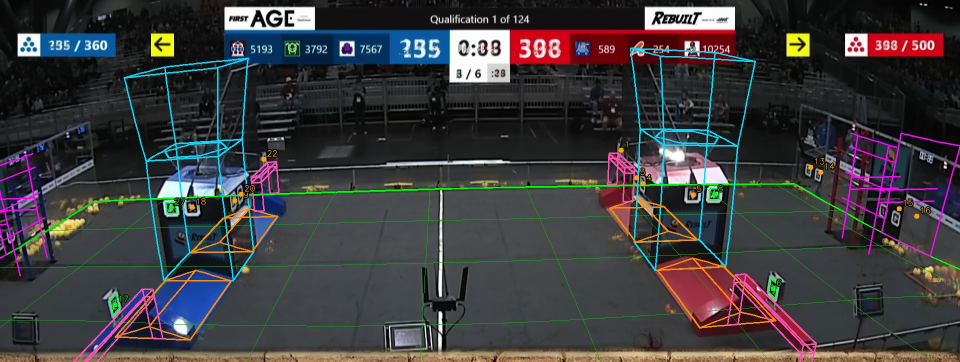
#> input picture docs/blog/img/calib_main_2026cur.jpg, 1920 x 723 px, found by its file name (shown at 1/2 size); its folder holds 8 pictures in this run
$ python combine.py
#> lines starting #> are read from the running program, lines starting #| are printed output that depends on the picture
"""Stack blog images into combined figures (Chief Delphi upload limit). Run from docs/blog."""
import os
from PIL import Image

BG, GAP, W = (13, 18, 32), 28, 2000

def load(p):
#> called with p = 'calib_main_2026cur.jpg'
    return Image.open(os.path.join('img', p)).convert('RGB')
#> returned value is the input picture: PIL image 1920x723 RGB; mean R, G, B 61.1, 60, 62.1
#> call 2 of load, with p = 'calib_corner_2025hop.jpg'
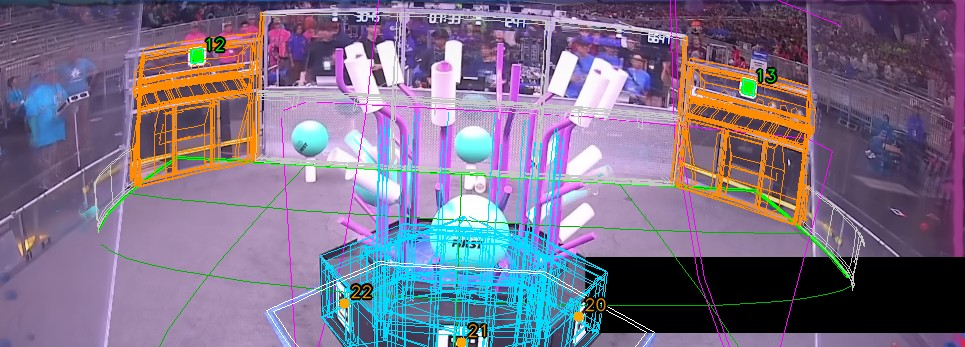
#> input picture docs/blog/img/calib_corner_2025hop.jpg, 965 x 347 px, found by its file name
#> in load, returned value is the input picture: PIL image 965x347 RGB; mean R, G, B 123.1, 111.7, 136.3

def scale_w(im, w):
    return im.resize((w, round(im.height * w / im.width)), Image.LANCZOS)

def row(ims, w=W, gap=GAP):
    """Side by side at a common height, filling width w."""
#> called with w = 2000, gap = 28
    ratios = [i.width / i.height for i in ims]
#> ratios = [2.66, 2.78]
    h = round((w - gap * (len(ims) - 1)) / sum(ratios))
#> h = 363
    out = Image.new('RGB', (w, h), BG); x = 0
#> after `out = Image.new('RGB', (w, h), BG)`:
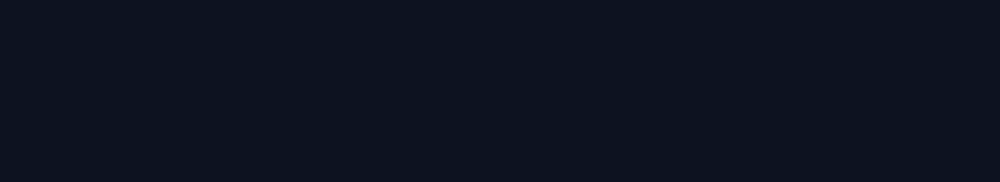
#> out: PIL image 2000x363 RGB (shown at 1/2 size); mean R, G, B 13, 18, 32
    for i, r in zip(ims, ratios):
        iw = round(h * r); out.paste(i.resize((iw, h), Image.LANCZOS), (x, 0)); x += iw + gap
#> this loop made 2 passes
#> (r, iw, x) on passes 1 to 2: (2.66, 964, 992), (2.78, 1009, 2029)
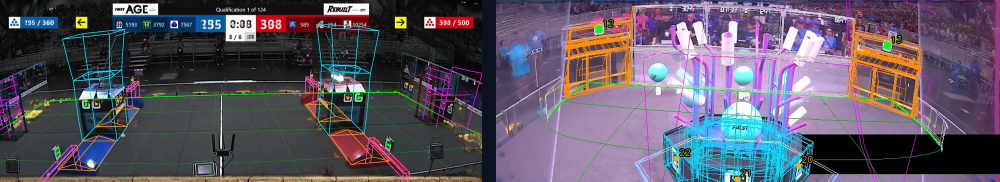
#> out: PIL image 2000x363 RGB (shown at 1/2 size); mean R, G, B 91.7, 85.5, 99.1
#> after the loop, x = 2029
#> call 3 of load, with p = 'calib_events.png'
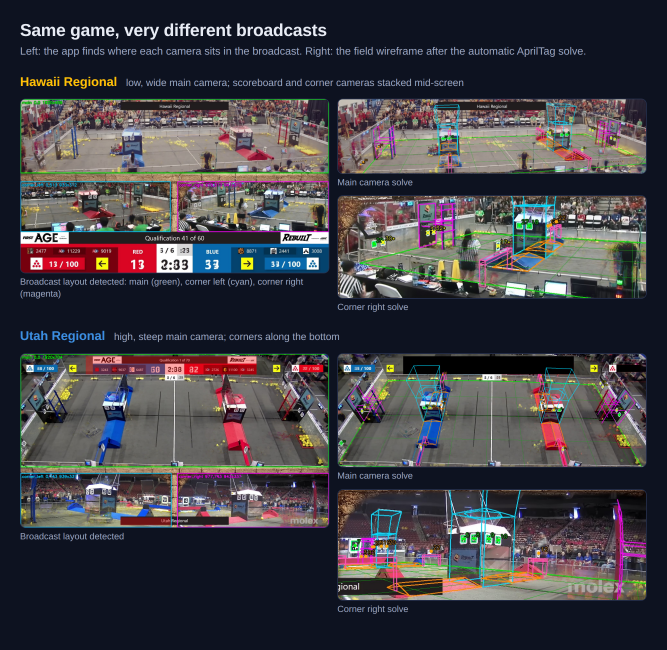
#> input picture docs/blog/img/calib_events.png, 2000 x 1950 px, found by its file name (shown at 1/3 size)
#> in load, returned value is the input picture: PIL image 2000x1950 RGB; mean R, G, B 65.7, 63.6, 69.5
    return out

def stack(ims, w=W, gap=GAP):
#> called with w = 2000, gap = 28
    ims = [scale_w(i, w) for i in ims]
#> ims = 2 items
    out = Image.new('RGB', (w, sum(i.height for i in ims) + gap * (len(ims) - 1)), BG); y = 0
#> after `out = Image.new('RGB', (w, sum((i.height for i in ims)) + gap * (len(i`:
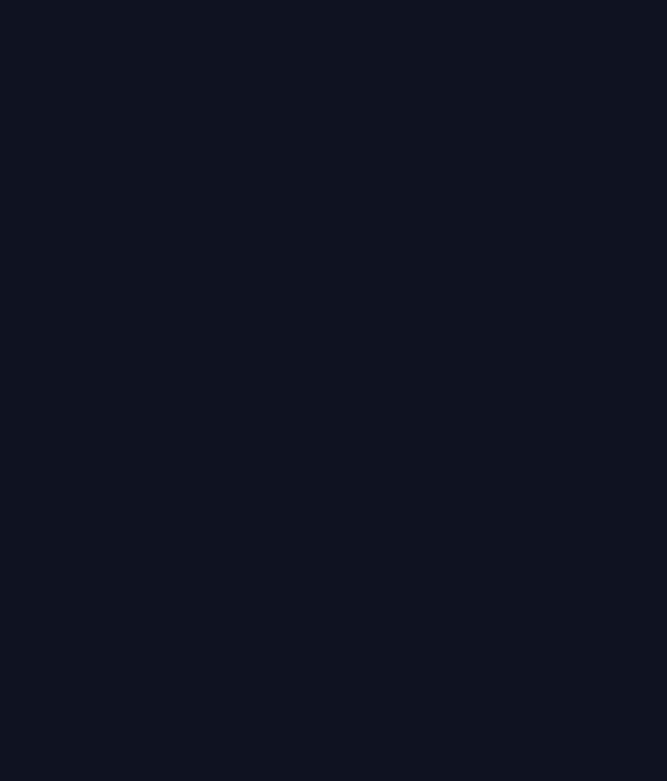
#> out: PIL image 2000x2341 RGB (shown at 1/3 size); mean R, G, B 13, 18, 32
    for i in ims:
        out.paste(i, (0, y)); y += i.height + gap
#> this loop made 2 passes
#> y on passes 1 to 2: 391, 2369
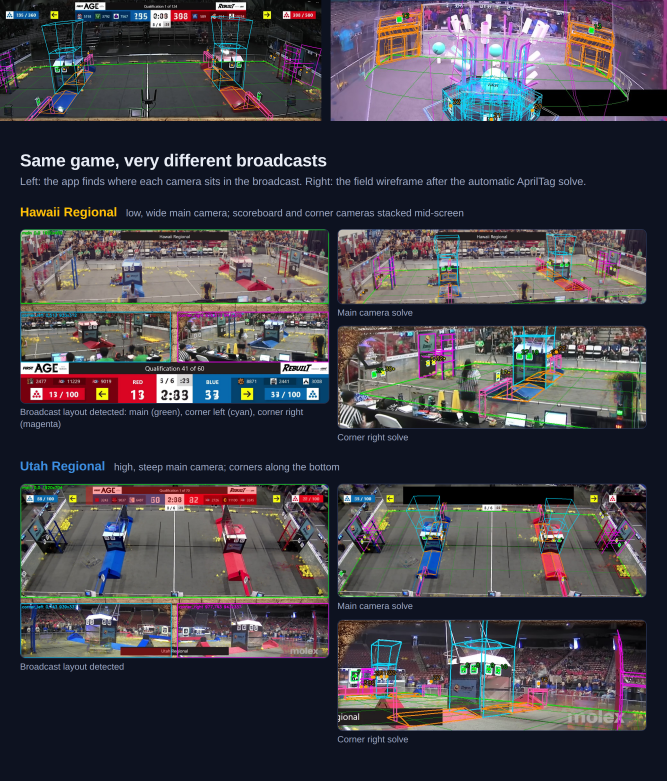
#> out: PIL image 2000x2341 RGB (shown at 1/3 size); mean R, G, B 69.1, 66.5, 73.6
#> after the loop, y = 2369
    return out

def save(im, name):
#> called with name = 'calibration_combined'
    png = os.path.join('img', name + '.png')
    im.save(png, optimize=True)
    if os.path.getsize(png) > 3_500_000:          # Discourse-friendly size
        os.remove(png); jpg = os.path.join('img', name + '.jpg')
        im.save(jpg, quality=90, optimize=True); png = jpg
    print(f'{png}: {im.width}x{im.height}, {os.path.getsize(png)/1e6:.1f} MB')
#| img/calibration_combined.jpg: 2000x2341, 1.1 MB

save(stack([row([load('calib_main_2026cur.jpg'), load('calib_corner_2025hop.jpg')]), load('calib_events.png')]), 'calibration_combined')
save(stack([load('scouting_rankings_defense.png'), load('scouting_rankings_cycles.png')]), 'scouting_rankings_combined')
#> (the run stopped early here; a loop or call above may not have finished)
